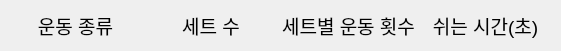
     <widget class="QFrame" name="frame_21">
      <property name="geometry">
       <rect>
        <x>80</x>
        <y>360</y>
        <width>561</width>
        <height>37</height>
       </rect>
      </property>
      <property name="frameShape">
       <enum>QFrame::NoFrame</enum>
      </property>
      <property name="frameShadow">
       <enum>QFrame::Raised</enum>
      </property>
      <layout class="QHBoxLayout" name="horizontalLayout_8">
       <item>
        <widget class="QLabel" name="label_2">
         <property name="font">
          <font>
           <pointsize>14</pointsize>
          </font>
         </property>
         <property name="text">
          <string>운동 종류</string>
         </property>
         <property name="alignment">
          <set>Qt::AlignCenter</set>
         </property>
        </widget>
       </item>
       <item>
        <widget class="QLabel" name="label_5">
         <property name="font">
          <font>
           <pointsize>14</pointsize>
          </font>
         </property>
         <property name="text">
          <string>세트 수</string>
         </property>
         <property name="alignment">
          <set>Qt::AlignCenter</set>
         </property>
        </widget>
       </item>
       <item>
        <widget class="QLabel" name="label_6">
         <property name="font">
          <font>
           <pointsize>14</pointsize>
          </font>
         </property>
         <property name="text">
          <string>세트별 운동 횟수</string>
         </property>
         <property name="alignment">
          <set>Qt::AlignCenter</set>
         </property>
        </widget>
       </item>
       <item>
        <widget class="QLabel" name="label_15">
         <property name="font">
          <font>
           <pointsize>14</pointsize>
          </font>
         </property>
         <property name="text">
          <string>쉬는 시간(초)</string>
         </property>
         <property name="alignment">
          <set>Qt::AlignCenter</set>
         </property>
        </widget>
       </item>
      </layout>
     </widget>
